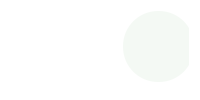
     <widget class="QFrame" name="frame">
      <property name="minimumSize">
       <size>
        <width>0</width>
        <height>100</height>
       </size>
      </property>
      <property name="maximumSize">
       <size>
        <width>16777215</width>
        <height>100</height>
       </size>
      </property>
      <property name="styleSheet">
       <string notr="true">background:transparent;
border:None;</string>
      </property>
      <property name="frameShape">
       <enum>QFrame::StyledPanel</enum>
      </property>
      <property name="frameShadow">
       <enum>QFrame::Raised</enum>
      </property>
      <layout class="QHBoxLayout" name="horizontalLayout_2">
       <item>
        <widget class="QFrame" name="frame_5">
         <property name="frameShape">
          <enum>QFrame::StyledPanel</enum>
         </property>
         <property name="frameShadow">
          <enum>QFrame::Raised</enum>
         </property>
         <layout class="QHBoxLayout" name="horizontalLayout_3">
          <item>
           <widget class="QFrame" name="frame_7">
            <property name="frameShape">
             <enum>QFrame::StyledPanel</enum>
            </property>
            <property name="frameShadow">
             <enum>QFrame::Raised</enum>
            </property>
            <widget class="QPushButton" name="pushButton_14">
             <property name="geometry">
              <rect>
               <x>0</x>
               <y>0</y>
               <width>81</width>
               <height>61</height>
              </rect>
             </property>
             <property name="styleSheet">
              <string notr="true">image: url(Media/Wix Logo Maker - Google Chrome 26-08-2022 16_51_23.png);</string>
             </property>
             <property name="text">
              <string/>
             </property>
            </widget>
           </widget>
          </item>
          <item>
           <widget class="QFrame" name="frame_8">
            <property name="maximumSize">
             <size>
              <width>100</width>
              <height>16777215</height>
             </size>
            </property>
            <property name="frameShape">
             <enum>QFrame::StyledPanel</enum>
            </property>
            <property name="frameShadow">
             <enum>QFrame::Raised</enum>
            </property>
            <widget class="QPushButton" name="pushButton_2">
             <property name="geometry">
              <rect>
               <x>30</x>
               <y>10</y>
               <width>41</width>
               <height>41</height>
              </rect>
             </property>
             <property name="cursor">
              <cursorShape>PointingHandCursor</cursorShape>
             </property>
             <property name="styleSheet">
              <string notr="true">QPushButton{
image: url(Media/notification (2).png);
}

QPushButton:hover{
	image: url(Media/notification.png);
}

QPushButton:pressed{
	image: url(Media/notification (1).png);
}</string>
             </property>
             <property name="text">
              <string/>
             </property>
            </widget>
           </widget>
          </item>
         </layout>
        </widget>
       </item>
       <item>
        <widget class="QFrame" name="frame_6">
         <property name="maximumSize">
          <size>
           <width>100</width>
           <height>16777215</height>
          </size>
         </property>
         <property name="frameShape">
          <enum>QFrame::StyledPanel</enum>
         </property>
         <property name="frameShadow">
          <enum>QFrame::Raised</enum>
         </property>
         <widget class="QPushButton" name="pushButton">
          <property name="geometry">
           <rect>
            <x>20</x>
            <y>0</y>
            <width>71</width>
            <height>71</height>
           </rect>
          </property>
          <property name="cursor">
           <cursorShape>PointingHandCursor</cursorShape>
          </property>
          <property name="styleSheet">
           <string notr="true">color:rgb(97, 97, 97);
background-color: rgb(244, 249, 244);
border-radius:35px;</string>
          </property>
          <property name="text">
           <string/>
          </property>
         </widget>
        </widget>
       </item>
      </layout>
     </widget>
